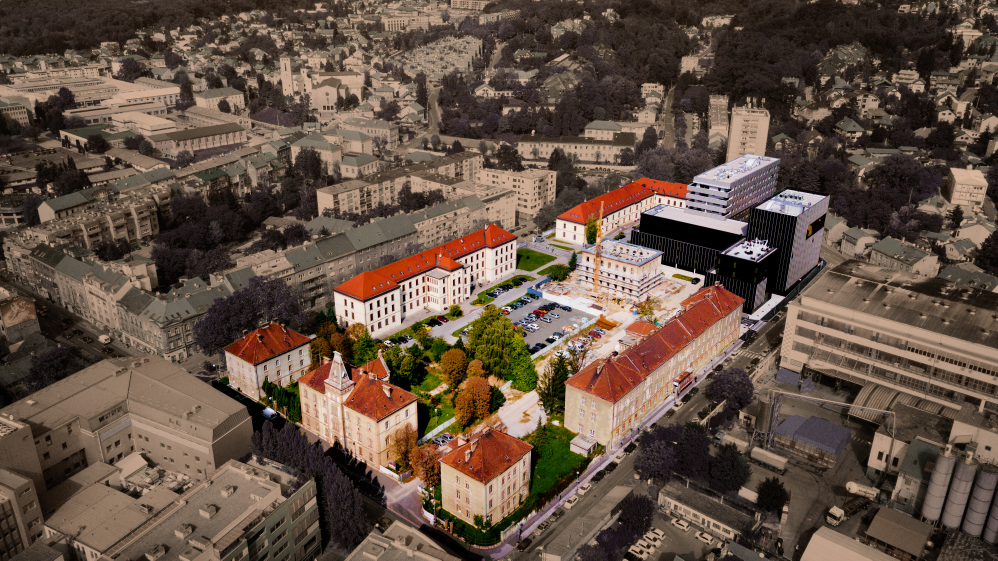
#> input picture algebra/ui_example/Algebra_campus.jpg, 3992 x 2242 px (shown at 1/4 size)
$ python PIL_filters.py
#> lines starting #> are read from the running program, lines starting #| are printed output that depends on the picture
# 1. CONTOUR
# 2. EDGE_ENHANCE
# 3. EDGE_ENHANCE_MORE
# 4. EMBOSS
# 5. FIND_EDGES
# 6. SHARPEN
# 7. SMOOTH
# 8. SMOOTH_MORE
# 9. BoxBlur
# 10. GaussianBlur
# 11. UnsharpMask
# 12. MaxFilter
# 13. MedianFilter
# 14. MinFilter

# 1. Importamo potrebni modul
from PIL import Image, ImageFilter, ImageDraw

# 2. Učitamo fotografiju u varijablu
img = Image.open('./Algebra_campus.jpg')
#> img is the input picture: PIL image 3992x2242 RGB; mean R, G, B 100.1, 81.5, 68.3

# [9 lines of commented-out code are left out]

img_draw = ImageDraw.Draw(img)
img_draw.rectangle((800, 500, 3400, 2200), fill = None, outline = 'red', width = 5)

img.show()
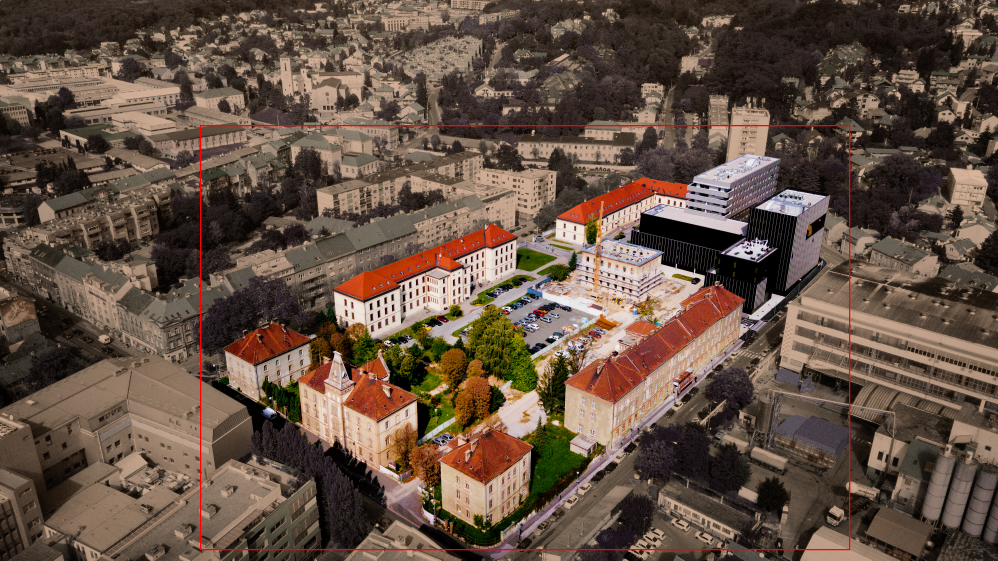
#> shown: PIL image 3992x2242 RGB (shown at 1/4 size); mean R, G, B 100.8, 81.1, 68

img_draw.ellipse((800, 500, 3400, 2200), fill=None, outline='red', width=5)
img.show()
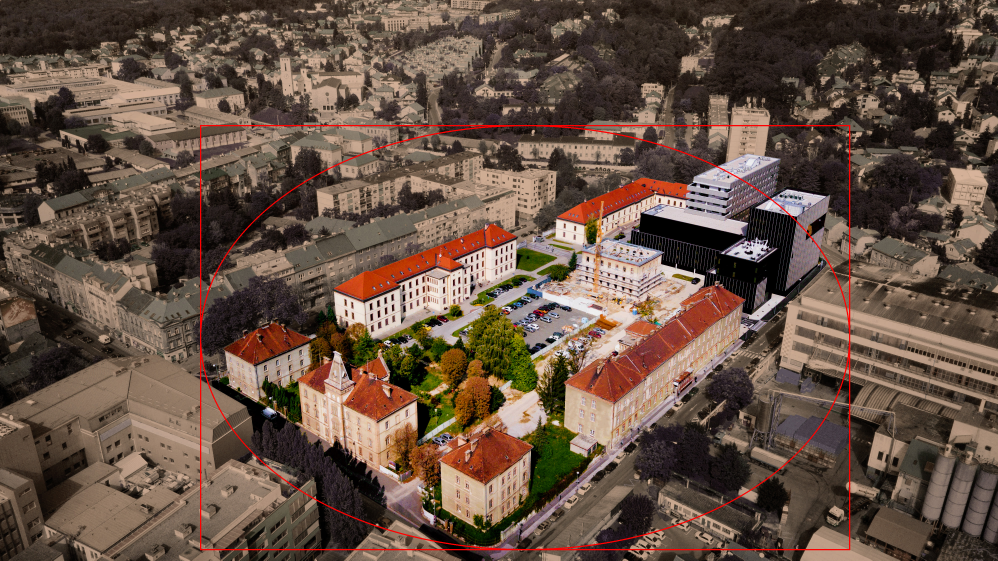
#> shown: PIL image 3992x2242 RGB (shown at 1/4 size); mean R, G, B 101.4, 80.9, 67.8
